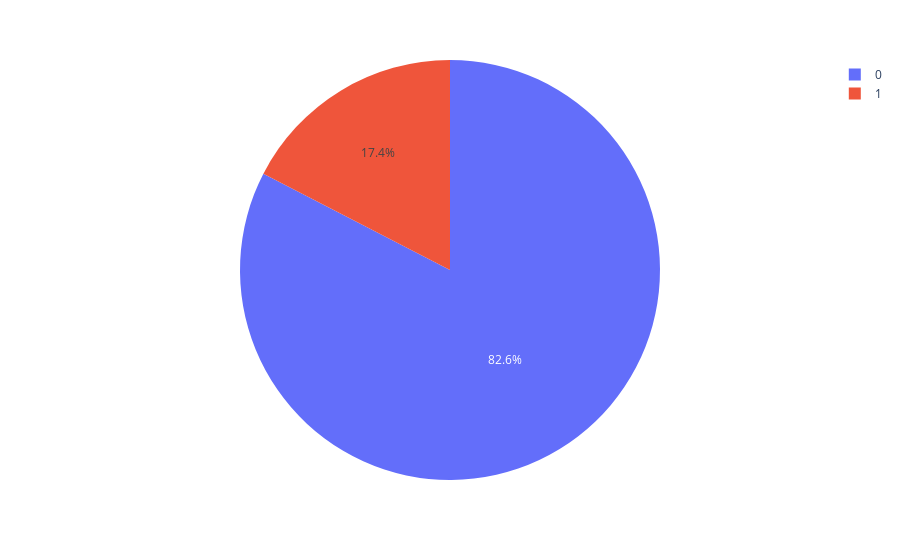

Notebook code for this chart:
### Markdown cell above
<h2 style="position: relative;">
    <span style="color: #11009E;">Data visualization</span> 
    <br/>
    <br/>
    <br/>
    <hr style="position: absolute; bottom: -8px; border: none; height: 4px; width: 100%; background-color: #8696FE;">
</h2>

### Code cell
fig = px.pie(df, names='Status')
fig

### Figure 1 — Plotly figure (JSON) as saved in the notebook; plotly's stock layout.template omitted (floating-point values rounded to 4 significant figures; data arrays with more than 128 entries replaced by an {"elided": "..."} marker saying what was removed)
{"data": [{"domain": {"x": [0, 1], "y": [0, 1]}, "hovertemplate": "Status=%{label}<extra></extra>", "labels": {"elided": "2848 int values"}, "legendgroup": "", "name": "", "showlegend": true, "type": "pie"}], "layout": {"legend": {"tracegroupgap": 0}, "margin": {"t": 60}}}
